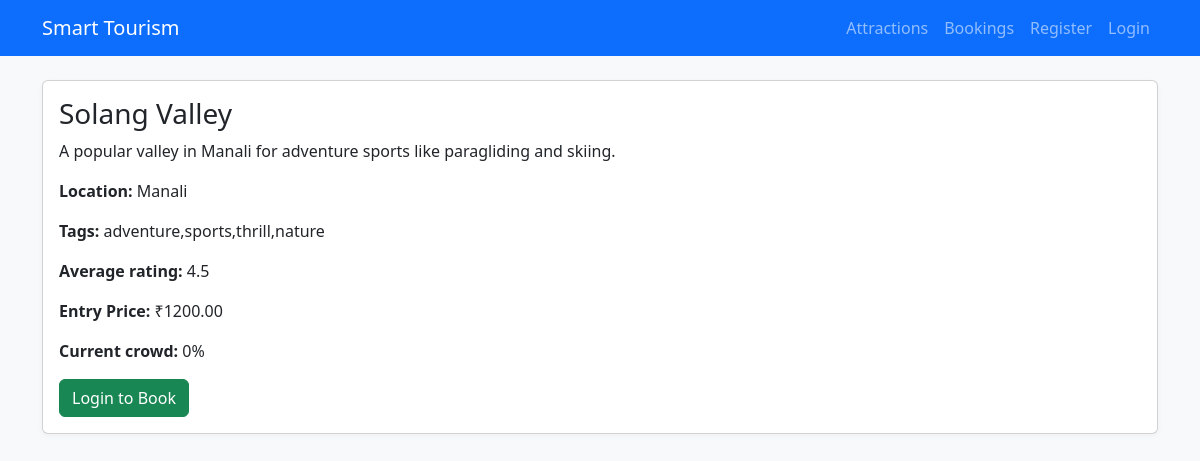
Screenshot of /attraction/3 with the database file from the repository.
### tables this page shows
CREATE TABLE attractions (
    id INTEGER PRIMARY KEY AUTOINCREMENT,
    name TEXT,
    description TEXT,
    tags TEXT,         -- comma separated
    location TEXT,
    avg_rating REAL,
    capacity INTEGER DEFAULT 100,
    crowd INTEGER DEFAULT 0,
    price REAL,
    image_url TEXT
);

### app.py (the view)
@app.route("/attraction/<int:aid>")
def attraction(aid):
    a = fetch_attraction(aid)
    if not a:
        return "Not Found", 404
    return render_template("attraction.html", a=a)

### app.py (called while the page is built)
def get_db():
    if "db" not in g:
        g.db = sqlite3.connect(app.config["DATABASE"])
        g.db.row_factory = sqlite3.Row
    return g.db

def fetch_attraction(attraction_id):
    db = get_db()
    cur = db.execute("SELECT * FROM attractions WHERE id=?", (attraction_id,))
    return cur.fetchone()

### templates/attraction.html (shortened to what this page needs)
{% extends "base.html" %}
{% block content %}
<div class="card">
  <div class="card-body">
    <h3>{{ a['name'] }}</h3>
    <p>{{ a['description'] }}</p>
    <p><strong>Location:</strong> {{ a['location'] }}</p>
    <p><strong>Tags:</strong> {{ a['tags'] }}</p>
    <p><strong>Average rating:</strong> {{ a['avg_rating'] }}</p>
    <p><strong>Entry Price:</strong> ₹{{ "%.2f"|format(a['price']) }}</p>
    <p><strong>Current crowd:</strong> <span id="crowd-val">{{ a['crowd'] }}</span>%</p>
    {% if session.user_id %}
    <form method="post" action="{{ url_for('bookings') }}">
      <p>Booking as: <strong>{{ session.username }}</strong></p>
      <input type="hidden" name="attraction_id" value="{{ a['id'] }}">
      <div class="row g-2 align-items-end">
        <div class="col-auto">
          <label class="form-label">Seats</label>
          <input type="number" name="seats" min="1" value="1" class="form-control" />
        </div>
        <div class="col-auto">
          <button class="btn btn-success">Book</button>
        </div>
      </div>
    </form>
    {% else %}
    <a href="{{ url_for('login', next=request.path) }}" class="btn btn-success">Login to Book</a>
    {% endif %}
  </div>
</div>
{% endblock %}

### stats/style.css (style rules this page uses)
body { background: #f8f9fa; }
.card { box-shadow: 0 2px 6px rgba(0,0,0,0.04); }

### rows the page displays
attractions: name "Solang Valley", description "A popular valley in Manali for adventure sports like paragliding and skiing.", location "Manali", tags "adventure,sports,thrill,nature", avg_rating "4.5", price "1200.00", crowd "0"
